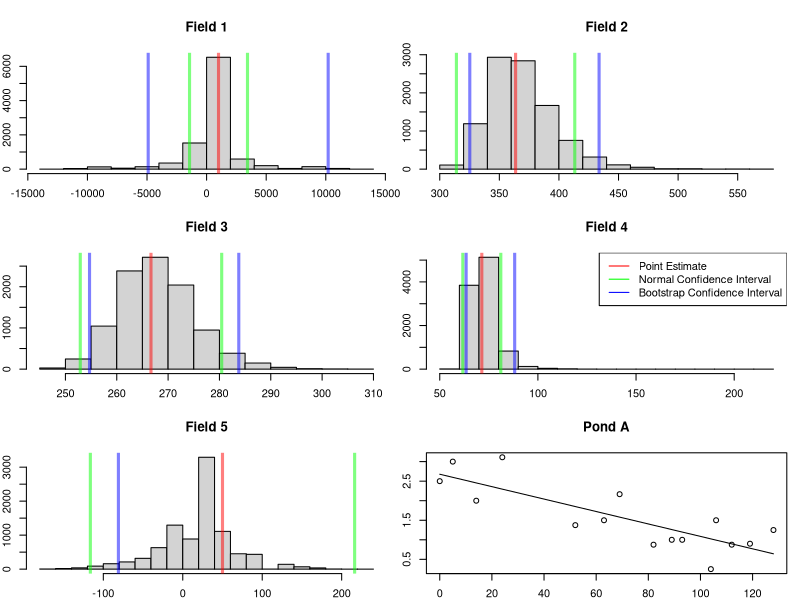
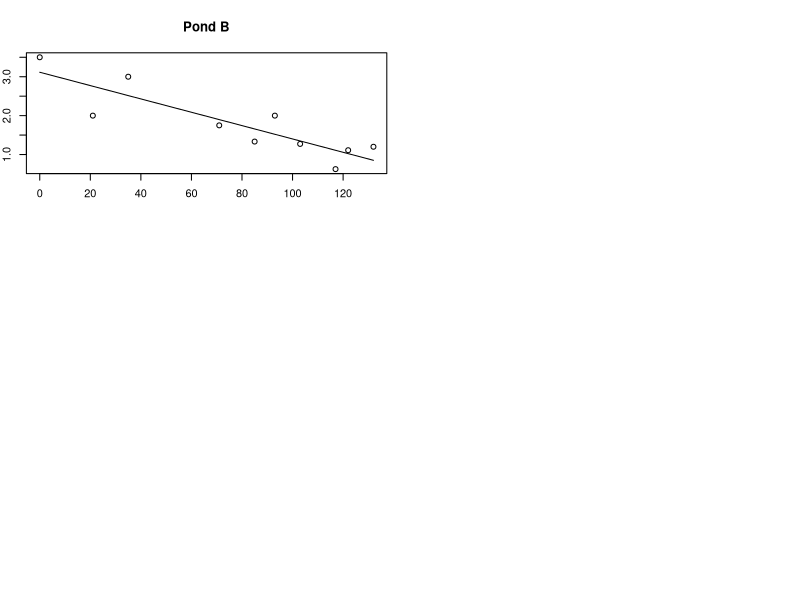

Here is the R script that generated these plots, in order:
## ---- chunk 1
setwd("/workspaces/schooling/abundance/hwk_2/")
## ---- chunk 2
n1 = c(100, 200, 200, 50, 10)
n2 = c(90, 90, 50, 15, 8)
## ---- chunk 3
N.est = n1 ^ 2 / (n1 - n2)
N.est
## ---- chunk 4
N2.est = N.est - n1
N2.est
## ---- chunk 5
p.est = (n1 - n2) / n1
p.est
## ---- chunk 6
CONF = 0.95
S = 2
q.est = (1 - p.est)
N.est.var = (
    (N.est * (1 - q.est ^ S) * q.est ^ S)
    /
    ((1 - q.est ^ S) ^ 2 - (p.est * S) ^ 2 * q.est ^ (S - 1))
)
N.est.std = sqrt(N.est.var)
N.est.lower = N.est - qnorm(0.5 + CONF / 2) * N.est.std
N.est.upper = N.est + qnorm(0.5 + CONF / 2) * N.est.std

(N.est.lower)
(N.est.upper)
## ---- chunk 7
p.est.var = (
    ((1 - q.est ^ S) * (q.est * p.est) ^ 2)
    /
    (N.est * (q.est * (1 - q.est ^ S) ^ 2 - (p.est * S) ^ 2 * q.est ^ S))
)
p.est.std = sqrt(p.est.var)
p.est.lower = p.est - qnorm(0.5 + CONF / 2) * p.est.std
p.est.upper = p.est + qnorm(0.5 + CONF / 2) * p.est.std

(p.est.lower)
(p.est.upper)
## ---- chunk 8
set.seed(42)
simulations = 10000
N.est.bootstrap = matrix(data=NA, nrow=length(N.est), ncol=simulations)
for (i in 1:length(N.est)) {
    N = round(N.est[i])
    p = p.est[i]
    n1.bootstrap = rbinom(simulations, N, p)
    n2.bootstrap = rbinom(simulations, N - n1.bootstrap, p)
    N.est.bootstrap[i,] = n1.bootstrap ^ 2 / (n1.bootstrap - n2.bootstrap)
}
par(mfrow=c(3,2), mar=c(2,2,4,1))
for (i in 1:length(N.est)) {
    hist(N.est.bootstrap[i,], main=paste('Field', i))
    abline(v=N.est[i], col=rgb(1, 0, 0, 0.5), lwd=3)
    abline(v=N.est.lower[i], col=rgb(0, 1, 0, 0.5), lwd=3)
    abline(v=N.est.upper[i], col=rgb(0, 1, 0, 0.5), lwd=3)
    abline(v=quantile(N.est.bootstrap[i,], 0.975), col=rgb(0, 0, 1, 0.5), lwd=3)
    abline(v=quantile(N.est.bootstrap[i,], 0.025), col=rgb(0, 0, 1, 0.5), lwd=3)

    if (i == 4) {
        legend("topright", legend=c("Point Estimate", "Normal Confidence Interval", "Bootstrap Confidence Interval"), col=c("red", "green", "blue"), lty=1)
    }
}
## ---- chunk 9
data = read.table("data/Pike.csv", header=T, sep=",")
head(data$Pond)
## ---- chunk 10
pond_estimate = function(pond.name) {
    pond = data[data$Pond == pond.name,]
    pond = pond[order(pond$Day),]
    pond$CPUE = pond$Catch / pond$Hours.Fished
    pond$Catch.Cumulative = cumsum(pond$Catch) - pond$Catch

    lm <- lm(pond$CPUE ~ pond$Catch.Cumulative)
    print(summary(lm))

    intercept = coef(lm)[1]
    q = - coef(lm)[2]
    pond$CPUE.pred = intercept - q * pond$Catch.Cumulative

    print(paste('q', q))
    print(paste('N', round(intercept / q)))

    plot(
        x=pond$Catch.Cumulative,
        y=pond$CPUE,
        ylab='CPUE',
        xlab='Cumulative Catch',
        main=paste('Pond', pond.name)
    )
    lines(
        x=pond$Catch.Cumulative,
        y=pond$CPUE.pred
    )
}
## ---- chunk 11
pond.name = 'A'
pond_estimate(pond.name)
## ---- chunk 12
pond.name = 'B'
pond_estimate(pond.name)
## ---- chunk 13
data = data.frame(
    R.M=c(271, 51, 330, 210, 74),
    row.names = c('Sep', 'Oct', 'Nov', 'Dec', 'Jan')
)

data$R.F = c(15, 180, 140, 149, 18)
data$P1.M = c(27, 24, 26, 22, 19) / 50
data$P2.M = c(24, 26, 22, 19, 17) / 50
data$P1.F = 1 - data$P1.M
data$P2.F = 1 - data$P2.M
data$R = data$R.F + data$R.M

head(data)
## ---- chunk 14
data$N1 = (data$R.M - data$R * data$P2.M) / (data$P1.M - data$P2.M)
data$N2 = data$N1 - data$R
data$N1.M = data$N1 * data$P1.M
data$N1.F = data$N1 * data$P1.F
data$N2.M = data$N1.M - data$R.M
data$N2.F = data$N1.F - data$R.F
head(data)
